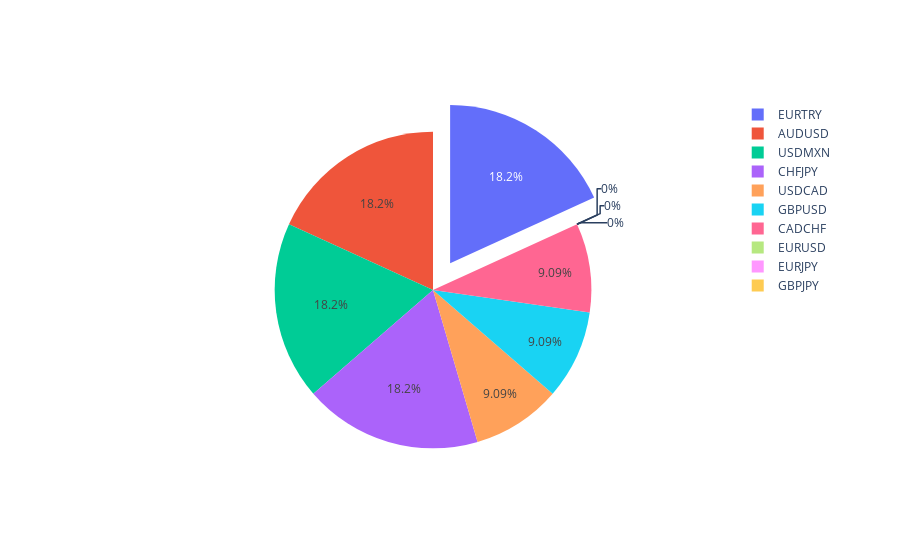

Write notebook code for a chart like this one.
### Markdown cell above
### Aranzazú

### Code cell
grafica_1(mta)

### Figure 1 — Plotly figure (JSON) as saved in the notebook; plotly's stock layout.template omitted (floating-point values rounded to 4 significant figures)
{"data": [{"labels": ["EURUSD", "USDCAD", "GBPUSD", "EURTRY", "CADCHF", "EURJPY", "AUDUSD", "USDMXN", "GBPJPY", "CHFJPY"], "pull": [0, 0, 0, 0.2, 0, 0, 0, 0, 0, 0], "type": "pie", "values": [0, 50, 50, 100, 50, 0, 100, 100, 0, 100]}], "layout": {}}
